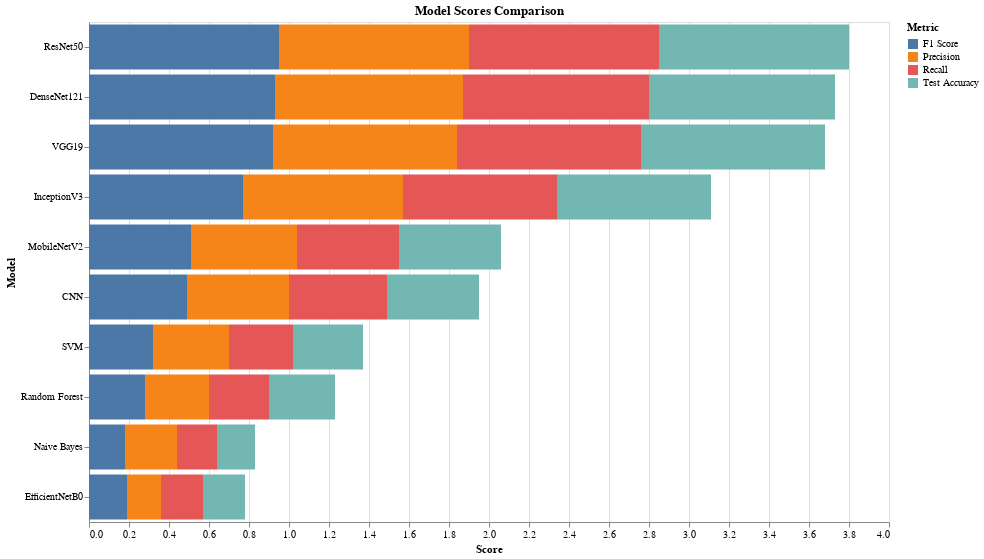

Notebook code for this chart:
### Markdown cell above
# **Model Evaluation Metrics**

### Code cell
import pandas as pd
import altair as alt

# Enable Altair to render plots in Colab
alt.renderers.enable('colab')

# Test data
model_names = ['Naive Bayes', 'Random Forest', 'SVM', 'CNN', 'MobileNetV2', 'DenseNet121', 'ResNet50', 'VGG19', 'InceptionV3', 'EfficientNetB0']
test_accuracy_scores = [0.19, 0.33, 0.35, 0.46, 0.51, 0.93, 0.95, 0.92, 0.77, 0.21]
precision_scores = [0.26, 0.32, 0.38, 0.51, 0.53, 0.94, 0.95, 0.92, 0.80, 0.17]
recall_scores = [0.20, 0.30, 0.32, 0.49, 0.51, 0.93, 0.95, 0.92, 0.77, 0.21]
f1_scores = [0.18, 0.28, 0.32, 0.49, 0.51, 0.93, 0.95, 0.92, 0.77, 0.19]

# Create a DataFrame
data = pd.DataFrame({'Model': model_names,
                     'Test Accuracy': test_accuracy_scores,
                     'Precision': precision_scores,
                     'Recall': recall_scores,
                     'F1 Score': f1_scores})

# Melt the dataframe to long format
data_melted = data.melt('Model', var_name='Metric', value_name='Score')

# Create an interactive plot using Altair with increased plot size
chart = alt.Chart(data_melted).mark_bar().encode(
    x='Score:Q',
    y=alt.Y('Model:N', sort='-x'),
    color='Metric:N',
    tooltip=['Model', 'Metric', 'Score']
).properties(
    width=800,  # Increased width
    height=500, # Increased height
    title='Model Scores Comparison'
).interactive()

# Show the plot
chart

### Figure 1 — Vega-Lite specification as saved in the notebook (floating-point values rounded to 4 significant figures)
{"config": {"view": {"continuousWidth": 400, "continuousHeight": 300}}, "data": {"name": "data-7cff1fab688218a25832fd48b4794b84"}, "mark": "bar", "encoding": {"color": {"field": "Metric", "type": "nominal"}, "tooltip": [{"field": "Model", "type": "nominal"}, {"field": "Metric", "type": "nominal"}, {"field": "Score", "type": "quantitative"}], "x": {"field": "Score", "type": "quantitative"}, "y": {"field": "Model", "sort": "-x", "type": "nominal"}}, "height": 500, "selection": {"selector006": {"type": "interval", "bind": "scales", "encodings": ["x", "y"]}}, "title": "Model Scores Comparison", "width": 800, "$schema": "https://vega.github.io/schema/vega-lite/v4.17.0.json", "datasets": {"data-7cff1fab688218a25832fd48b4794b84": [{"Model": "Naive Bayes", "Metric": "Test Accuracy", "Score": 0.19}, {"Model": "Random Forest", "Metric": "Test Accuracy", "Score": 0.33}, {"Model": "SVM", "Metric": "Test Accuracy", "Score": 0.35}, {"Model": "CNN", "Metric": "Test Accuracy", "Score": 0.46}, {"Model": "MobileNetV2", "Metric": "Test Accuracy", "Score": 0.51}, {"Model": "DenseNet121", "Metric": "Test Accuracy", "Score": 0.93}, {"Model": "ResNet50", "Metric": "Test Accuracy", "Score": 0.95}, {"Model": "VGG19", "Metric": "Test Accuracy", "Score": 0.92}, {"Model": "InceptionV3", "Metric": "Test Accuracy", "Score": 0.77}, {"Model": "EfficientNetB0", "Metric": "Test Accuracy", "Score": 0.21}, {"Model": "Naive Bayes", "Metric": "Precision", "Score": 0.26}, {"Model": "Random Forest", "Metric": "Precision", "Score": 0.32}, {"Model": "SVM", "Metric": "Precision", "Score": 0.38}, {"Model": "CNN", "Metric": "Precision", "Score": 0.51}, {"Model": "MobileNetV2", "Metric": "Precision", "Score": 0.53}, {"Model": "DenseNet121", "Metric": "Precision", "Score": 0.94}, {"Model": "ResNet50", "Metric": "Precision", "Score": 0.95}, {"Model": "VGG19", "Metric": "Precision", "Score": 0.92}, {"Model": "InceptionV3", "Metric": "Precision", "Score": 0.8}, {"Model": "EfficientNetB0", "Metric": "Precision", "Score": 0.17}, {"Model": "Naive Bayes", "Metric": "Recall", "Score": 0.2}, {"Model": "Random Forest", "Metric": "Recall", "Score": 0.3}, {"Model": "SVM", "Metric": "Recall", "Score": 0.32}, {"Model": "CNN", "Metric": "Recall", "Score": 0.49}, {"Model": "MobileNetV2", "Metric": "Recall", "Score": 0.51}, {"Model": "DenseNet121", "Metric": "Recall", "Score": 0.93}, {"Model": "ResNet50", "Metric": "Recall", "Score": 0.95}, {"Model": "VGG19", "Metric": "Recall", "Score": 0.92}, {"Model": "InceptionV3", "Metric": "Recall", "Score": 0.77}, {"Model": "EfficientNetB0", "Metric": "Recall", "Score": 0.21}, {"Model": "Naive Bayes", "Metric": "F1 Score", "Score": 0.18}, {"Model": "Random Forest", "Metric": "F1 Score", "Score": 0.28}, {"Model": "SVM", "Metric": "F1 Score", "Score": 0.32}, {"Model": "CNN", "Metric": "F1 Score", "Score": 0.49}, {"Model": "MobileNetV2", "Metric": "F1 Score", "Score": 0.51}, {"Model": "DenseNet121", "Metric": "F1 Score", "Score": 0.93}, {"Model": "ResNet50", "Metric": "F1 Score", "Score": 0.95}, {"Model": "VGG19", "Metric": "F1 Score", "Score": 0.92}, {"Model": "InceptionV3", "Metric": "F1 Score", "Score": 0.77}, {"Model": "EfficientNetB0", "Metric": "F1 Score", "Score": 0.19}]}}
